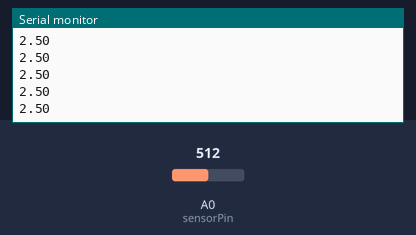
This sketch was run on a simulated Arduino Uno, built with avr-gcc and run on an emulated ATmega328P. Parts: the last lines printed to the serial monitor. The test bench sets the inputs (shaded band); at power-on: A0 (sensorPin) = 512.

Above: at 1.2 s.
1.3 s: A0 (sensorPin) set to 716
At 2.3 s:
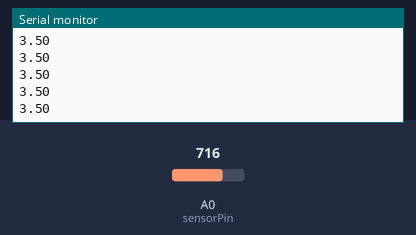
2.8 s: A0 (sensorPin) set to 900
At 3.8 s:
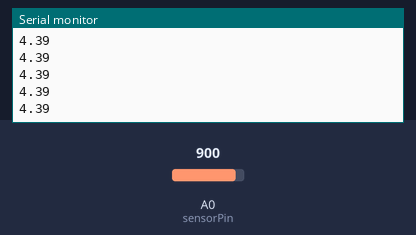
Timing chart, 0 to 5.8 s (numbered marks = the images above; inputs shaded):
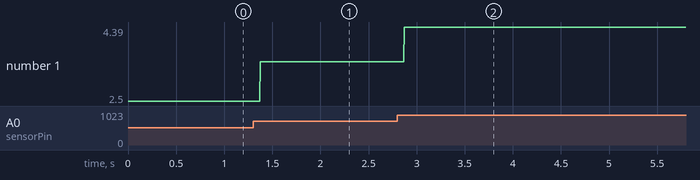

The sketch:

02_1_AnalogInput.ino
```cpp
// 717006@ Hallym University
// Seung-Chan Kim

int sensorPin = A0;    // select the input pin for the potentiometer
int sensorValue = 0;  // variable to store the value coming from the sensor

// 어떻게 변화하는지 관찰
// A0 - GND
// A0 - 5V
// A0 - 3.3V

void setup() {
  Serial.begin(9600);
}

void loop() {
  // read the value from the sensor:
  sensorValue = analogRead(sensorPin);
  float sensorVolt = 5.0 * sensorValue / 1024.0;

  //Serial.println(sensorValue);
  Serial.println(sensorVolt);
}
```

Measured:
- after the input at 1.3 s, the serial monitor: prints a new line after 0.07 s (image 1)
- after the input at 2.8 s, the serial monitor: prints a new line after 0.07 s (image 2)
- plotted number 1: 2.5 → 3.5 after the input at 1.3 s, 3.5 → 4.39 after the input at 2.8 s
